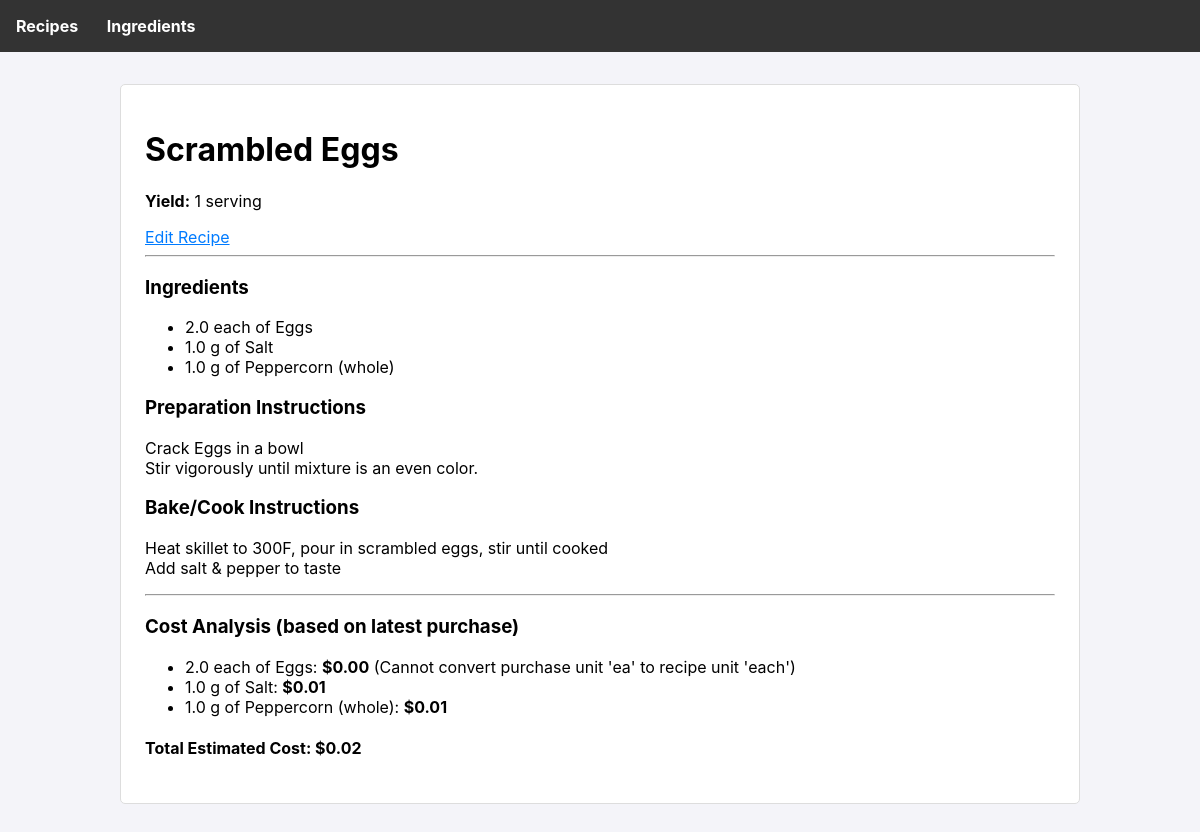
The app's page /recipe/1, older data.
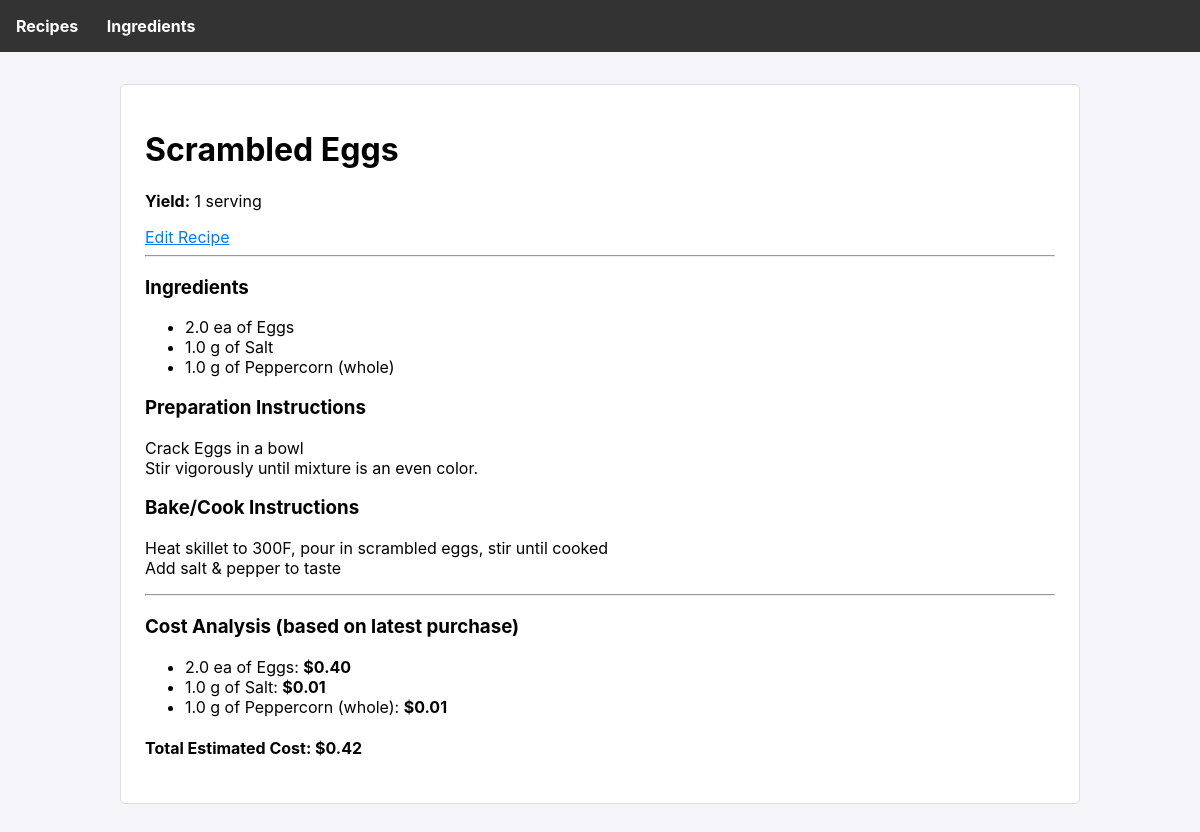
The same page, newer data.
### tables this page shows
CREATE TABLE recipe_ingredients (
        recipe_id INTEGER NOT NULL,
        ingredient_id INTEGER NOT NULL,
        amount_needed REAL NOT NULL,
        unit_needed TEXT NOT NULL,
        PRIMARY KEY (recipe_id, ingredient_id),
        FOREIGN KEY (recipe_id) REFERENCES recipes (id),
        FOREIGN KEY (ingredient_id) REFERENCES ingredients (id)
    );

CREATE TABLE ingredients (
        id INTEGER PRIMARY KEY AUTOINCREMENT,
        name TEXT UNIQUE NOT NULL
    );

### app.py (the view)
@app.route('/recipe/<int:recipe_id>')
def recipe_detail(recipe_id):
    db = get_db()
    recipe = db.execute('SELECT * FROM recipes WHERE id = ?', (recipe_id,)).fetchone()
    ingredients = db.execute('''
        SELECT i.name, ri.amount_needed, ri.unit_needed
        FROM recipe_ingredients ri
        JOIN ingredients i ON ri.ingredient_id = i.id
        WHERE ri.recipe_id = ?
    ''', (recipe_id,)).fetchall()
    cost_info = calculate_recipe_cost(recipe_id)
    return render_template('recipe_detail.html', recipe=recipe, ingredients=ingredients, cost_info=cost_info)

### app.py (called while the page is built)
def get_db():
    if 'db' not in g:
        g.db = sqlite3.connect(DATABASE)
        g.db.row_factory = sqlite3.Row
    return g.db

### templates/recipe_detail.html
{% extends 'base.html' %}
{% block content %}
    <div class="card">
        <h1>{{ recipe.name }}</h1>
        <p><strong>Yield:</strong> {{ recipe.yield }}</p>
        <a href="{{ url_for('edit_recipe', recipe_id=recipe.id) }}">Edit Recipe</a>
        <hr>
        <h3>Ingredients</h3>
        <ul>
            {% for ingredient in ingredients %}
            <li>{{ ingredient.amount_needed }} {{ ingredient.unit_needed }} of {{ ingredient.name }}</li>
            {% endfor %}
        </ul>
        <h3>Preparation Instructions</h3>
        <p style="white-space: pre-wrap;">{{ recipe.preparation_instructions }}</p>
        <h3>Bake/Cook Instructions</h3>
        <p style="white-space: pre-wrap;">{{ recipe.bake_instructions }}</p>
        <hr>
        <h3>Cost Analysis (based on latest purchase)</h3>
        <ul>
            {% for item in cost_info.breakdown %}
            <li>{{ item.name }}: <strong>${{ item.cost }}</strong> {% if item.note %}({{item.note}}){% endif %}</li>
            {% endfor %}
        </ul>
        <h4><strong>Total Estimated Cost: ${{ '%.2f'|format(cost_info.total) }}</strong></h4>
    </div>
{% endblock %}```

Row changes from the older to the newer data that the page shows:
removed recipe_ingredients: amount_needed "2.0", unit_needed "each", name "Eggs"
added recipe_ingredients: amount_needed "2.0", unit_needed "ea", name "Eggs"
Text that changed along with them:
{{ '%.2f'|format(cost_info.total) }}: "0.02" → "0.42"
new list line: "2.0 ea of Eggs : $ 0.40"
list line gone: "2.0 each of Eggs : $ 0.00 ( Cannot convert purchase unit 'ea' to recipe unit 'each' )"
